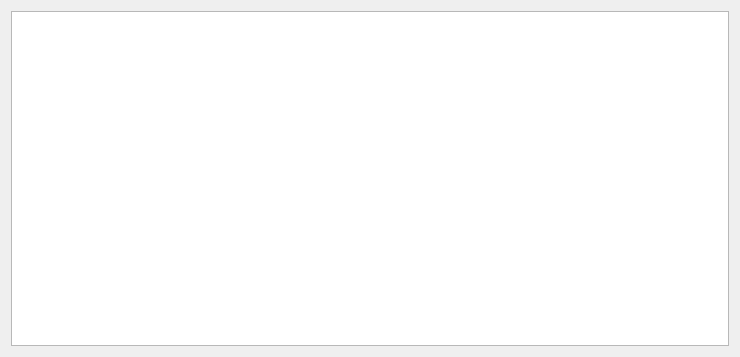
<?xml version="1.0" encoding="UTF-8"?>
<ui version="4.0">
 <class>Form</class>
 <widget class="QWidget" name="Form">
  <property name="geometry">
   <rect>
    <x>0</x>
    <y>0</y>
    <width>740</width>
    <height>357</height>
   </rect>
  </property>
  <property name="windowTitle">
   <string>Window</string>
  </property>
  <layout class="QVBoxLayout" name="verticalLayout">
   <item>
    <widget class="QTableWidget" name="tableWidget"/>
   </item>
  </layout>
 </widget>
 <resources/>
 <connections/>
</ui>
